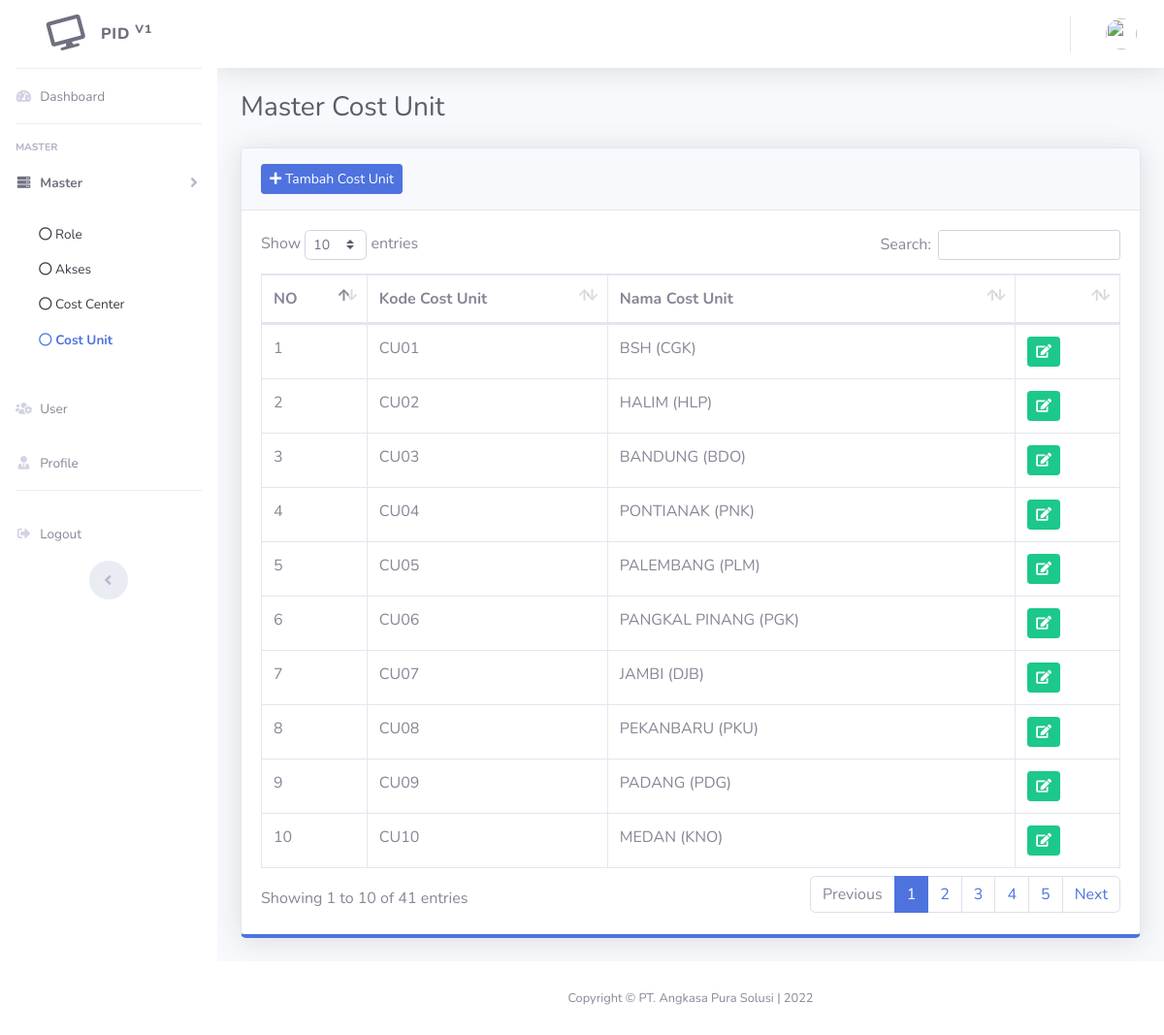
The app's page /index.php/admin/master/cost/unit with its own data.
### tables this page shows
CREATE TABLE `tb_cost_unit` (
  `id_cost_unit` int(11) NOT NULL,
  `kode_cost_unit` varchar(225) NOT NULL,
  `nama_cost_unit` varchar(225) NOT NULL
);

### application/controllers/admin/master/cost/Unit.php (called while the page is built, shortened)
<?php
class Unit extends CI_Controller
{
    public function __construct()
    {
        $this->load->model('Core_Model', 'core');
    }
    public function index()
    {
        $data = [
            'title' => 'Master Cost Unit',
            'list_cost_unit' => $this->core->get('tb_cost_unit', ['select_by' => 'id_cost_unit', 'order_by' => 'ASC']),
        ];
        $this->load->view('layout/admin/header', $data);
        $this->load->view('layout/admin/sidebar');
        $this->load->view('layout/admin/topbar');
        $this->load->view('admin/cost/unit/index', $data);
        $this->load->view('layout/admin/footer');
    }
}

### index.php (called while the page is built, shortened)
<?php
require_once BASEPATH.'core/CodeIgniter.php';

### application/models/Core_Model.php (called while the page is built, shortened)
<?php
class Core_Model extends CI_Model
{
	public function get($table, $order=null)
	{
		$this->db->select('*');
		$this->db->from($table);
		if($order != null){
			$this->db->order_by($order['select_by'], $order['order_by']);
		}
		return $this->db->get()->result();
	}
}

### application/views/admin/cost/unit/index.php (the view)
<div class="container-fluid">
	<div class="d-sm-flex align-items-center justify-content-between mb-4">
		<h1 class="h3 mb-0 text-gray-800"><?= $title ?></h1>
	</div>
	<div class="row">
		<div class="col-lg">
			<div class="card shadow mb-4 border-bottom-primary">
				<div class="card-header py-3">
					<h6 class="m-0 font-weight-bold"><a href="<?= base_url('admin/master/cost/unit/tambah') ?>" class="btn btn-sm btn-primary"><i class="fas fa-plus"></i> Tambah Cost Unit</a></h6>
				</div>
				<div class="card-body">
					<div class="table-responsive">
						<table class="table table-bordered" id="dataTable" width="100%" cellspacing="0">
							<thead>
								<tr>
									<th>NO</th>
									<th>Kode Cost Unit</th>
									<th>Nama Cost Unit</th>
									<th></th>
								</tr>
							</thead>
							<tbody>
								<?php
								$no = 1;
								foreach ($list_cost_unit as $lcu) :
								?>
									<tr>
										<td><?= $no++ ?></td>
										<td><?= $lcu->kode_cost_unit ?></td>
										<td><?= $lcu->nama_cost_unit ?></td>
										<td>
											<a href="<?=base_url('admin/master/cost/unit/ubah/') . $lcu->id_cost_unit;?>" class="btn btn-sm btn-success mr-2" data-toggle="tooltip" data-placement="left" title="Ubah"><i class="fas fa-edit"></i></a>
										</td>
									</tr>
								<?php endforeach; ?>
							</tbody>
						</table>
					</div>
				</div>
			</div>
		</div>
	</div>
</div>

### records on screen
tb_cost_unit: kode_cost_unit "CU01", nama_cost_unit "BSH (CGK)"
tb_cost_unit: kode_cost_unit "CU02", nama_cost_unit "HALIM (HLP)"
tb_cost_unit: kode_cost_unit "CU03", nama_cost_unit "BANDUNG (BDO)"
tb_cost_unit: kode_cost_unit "CU04", nama_cost_unit "PONTIANAK (PNK)"
tb_cost_unit: kode_cost_unit "CU05", nama_cost_unit "PALEMBANG (PLM)"
tb_cost_unit: kode_cost_unit "CU06", nama_cost_unit "PANGKAL PINANG (PGK)"
tb_cost_unit: kode_cost_unit "CU07", nama_cost_unit "JAMBI (DJB)"
tb_cost_unit: kode_cost_unit "CU08", nama_cost_unit "PEKANBARU (PKU)"
tb_cost_unit: kode_cost_unit "CU09", nama_cost_unit "PADANG (PDG)"
tb_cost_unit: kode_cost_unit "CU10", nama_cost_unit "MEDAN (KNO)"

### other values on screen
$title "Master Cost Unit"
